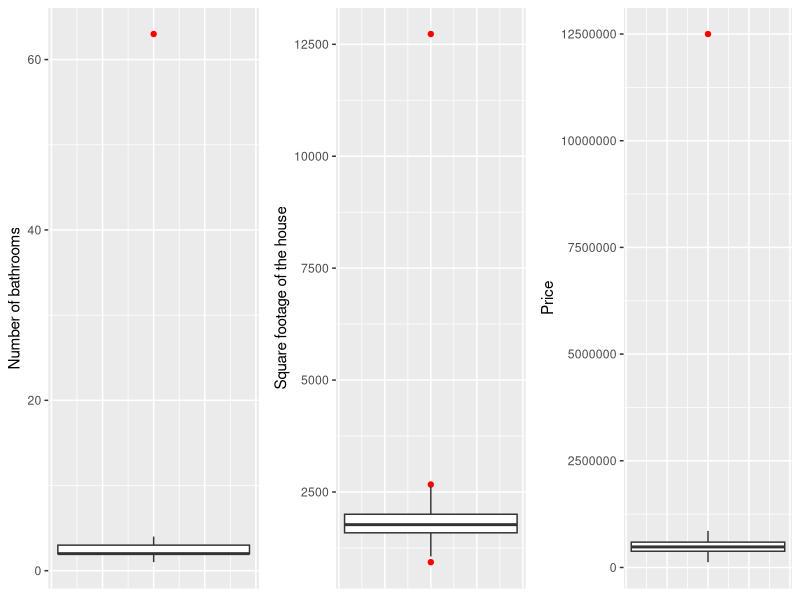
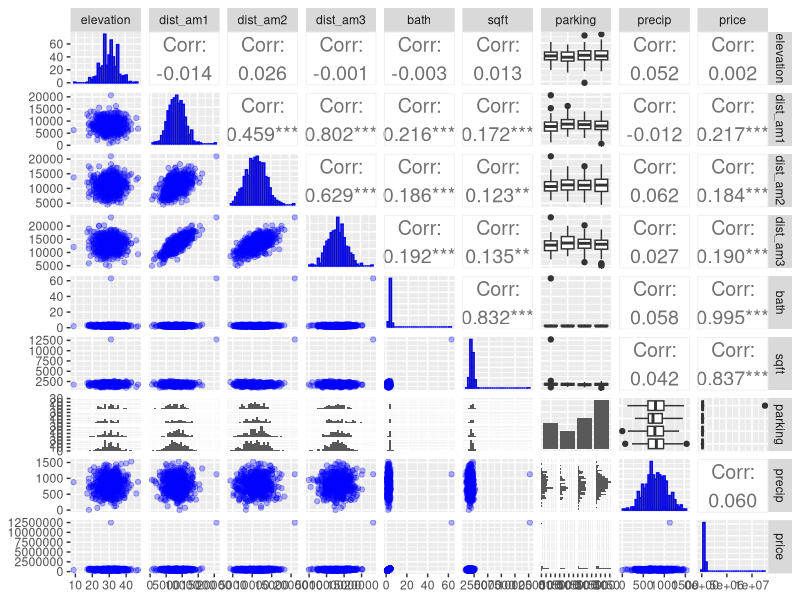
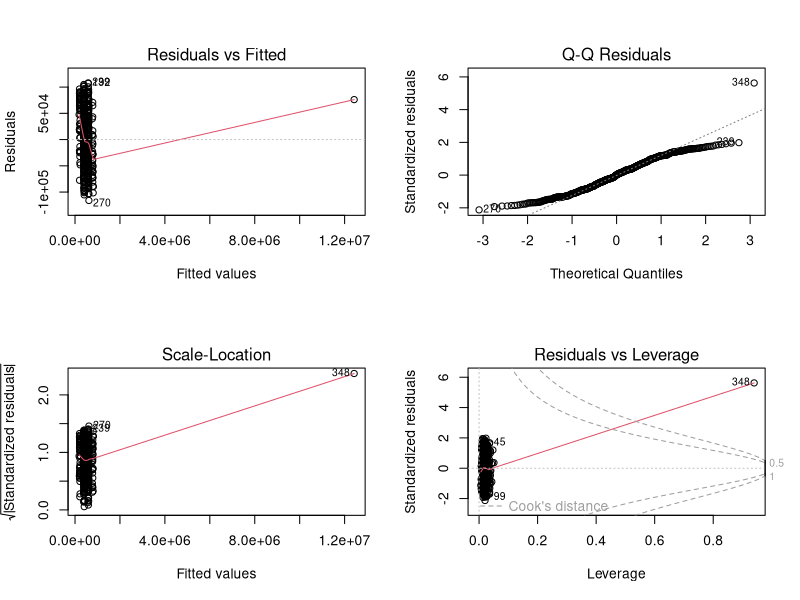
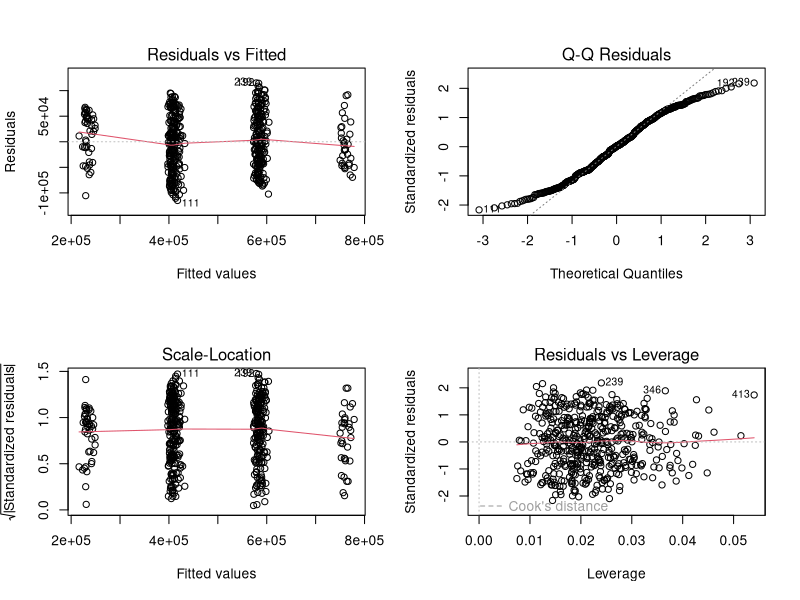
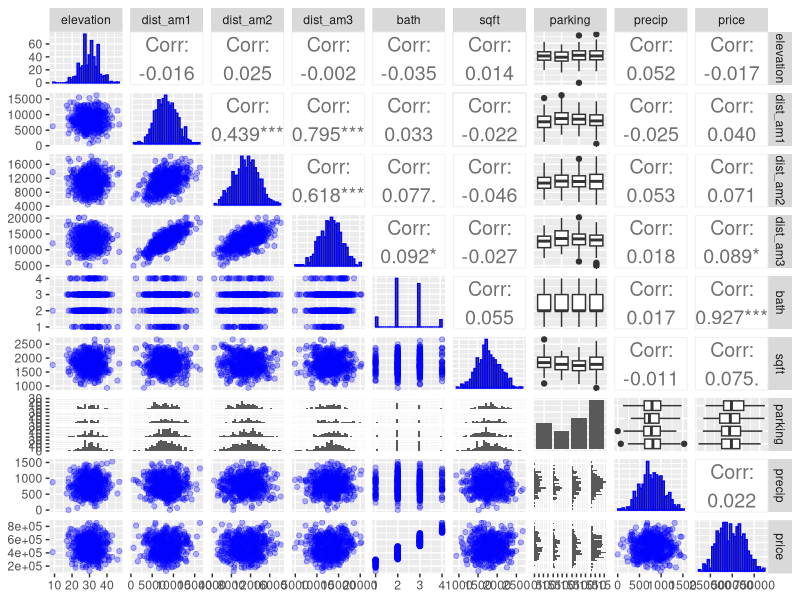
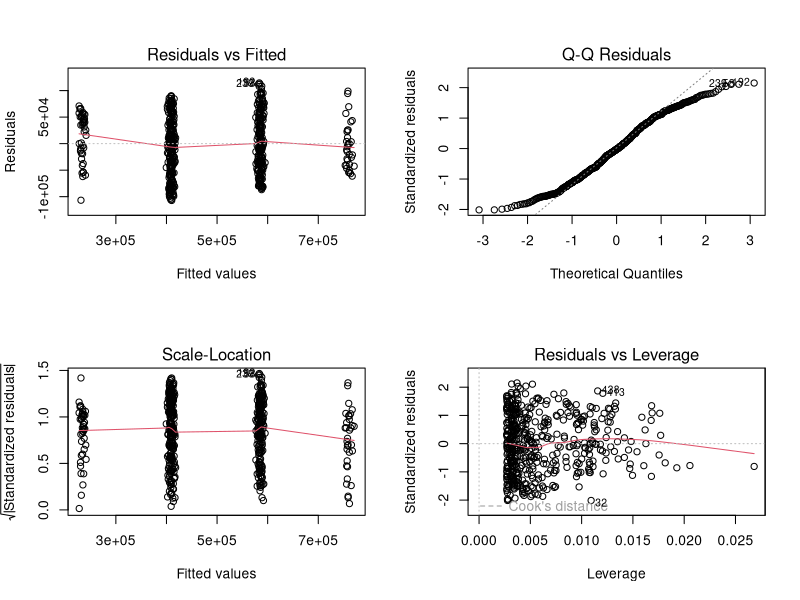
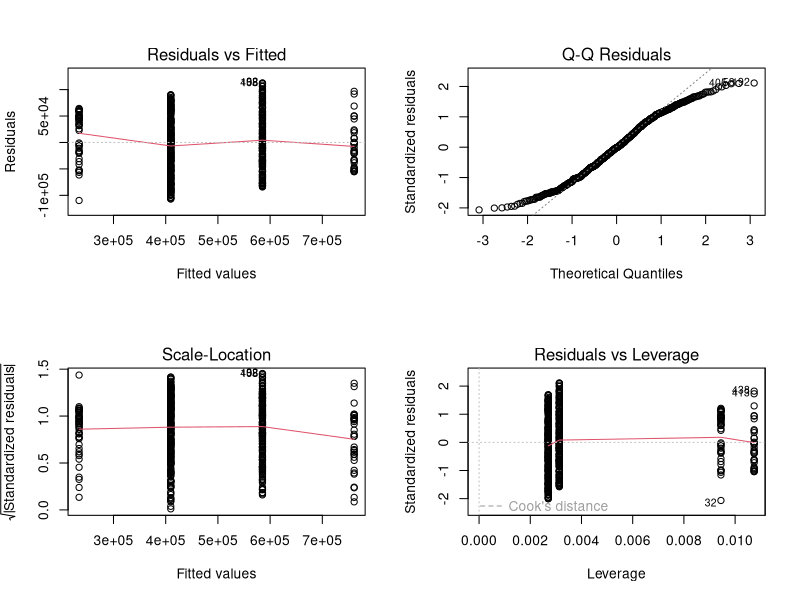

The R source for these figures, in order:
## ---- chunk 1
# The following libraries must be loaded:
library(GGally)
library(car)
library(gridExtra)
## ---- chunk 2
#loading data
dataprice<-read.csv("housing.csv", header=TRUE)
str(dataprice)

rownames(dataprice)<-seq(1,500)
## ---- chunk 3
summary(dataprice)
## ---- chunk 4
dataprice<-dataprice[dataprice$precip>=0,]
## ---- chunk 5
#let us see these extreme values on the corresponding boxplots:
#boxplot - Number of bathrooms
boxpl1<-ggplot(data=dataprice,aes(y=bath))+geom_boxplot(outlier.colour = "red")+
  theme(axis.title.x=element_blank(),
        axis.text.x=element_blank(),
        axis.ticks.x=element_blank())+
  labs(y="Number of bathrooms")
#boxplot - Square footage of the house
boxpl2<-ggplot(data=dataprice,aes(y=sqft))+geom_boxplot(outlier.colour = "red")+
  theme(axis.title.x=element_blank(),
        axis.text.x=element_blank(),
        axis.ticks.x=element_blank())+
  labs(y="Square footage of the house")
#boxplot - Price
boxpl3<-ggplot(data=dataprice,aes(y=price))+geom_boxplot(outlier.colour = "red")+
  theme(axis.title.x=element_blank(),
        axis.text.x=element_blank(),
        axis.ticks.x=element_blank())+
  labs(y="Price")

#visualising boxplots
grid.arrange(boxpl1,boxpl2,boxpl3,nrow=1)
## ---- chunk 6
ggpairs(dataprice, lower = list(continuous = wrap("points",alpha = 0.3, color = "blue")), diag = list(continuous = wrap("barDiag", colour = "blue")), upper = list(continuous = wrap("cor", size = 5)))
## ---- chunk 7
pricemodel<-lm(formula=price~.,data=dataprice)

summary(pricemodel)
## ---- chunk 8
par(mfrow=c(2,2))
plot(pricemodel)
## ---- chunk 9
outlierTest(pricemodel)
## ---- chunk 10
dataprice<-dataprice[rownames(dataprice)!="348",]
## ---- chunk 11
pricemodel<-lm(formula=price~.,data=dataprice)
par(mfrow=c(2,2))
plot(pricemodel)
## ---- chunk 12
ggpairs(dataprice, lower = list(continuous = wrap("points",alpha = 0.3, color = "blue")), diag = list(continuous = wrap("barDiag", colour = "blue")), upper = list(continuous = wrap("cor", size = 5)))
## ---- chunk 13
model<-step(pricemodel,direction="both")
## ---- chunk 14
par(mfrow=c(2,2))
plot(model)
## ---- chunk 15
summary(model)
## ---- chunk 16
confint(model)
## ---- chunk 17
summary(lm(formula=price~bath,data=dataprice))
confint(lm(formula=price~bath,data=dataprice))
## ---- chunk 18
summary(lm(formula=price~sqft,data=dataprice))
confint(lm(formula=price~sqft,data=dataprice))
## ---- chunk 19
finalmodel<-lm(price~bath,data=dataprice)
summary(model)
summary(finalmodel)
## ---- chunk 20
par(mfrow=c(2,2))
plot(finalmodel)
